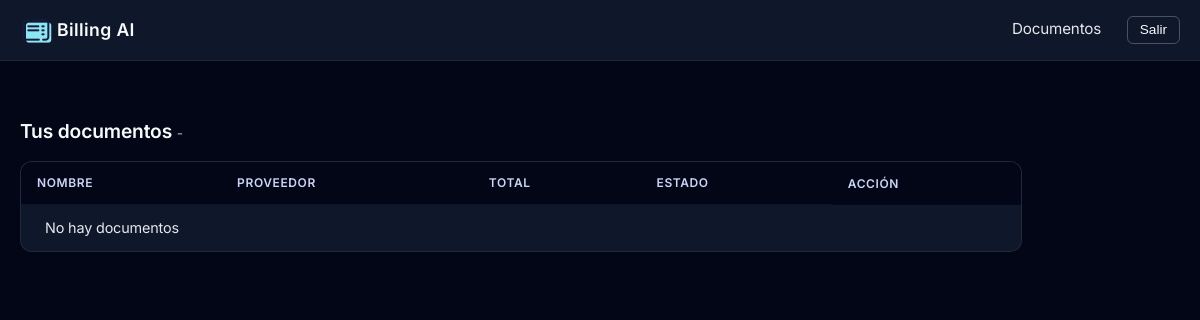
The page /documents/ (signed in) on the database as committed earlier.
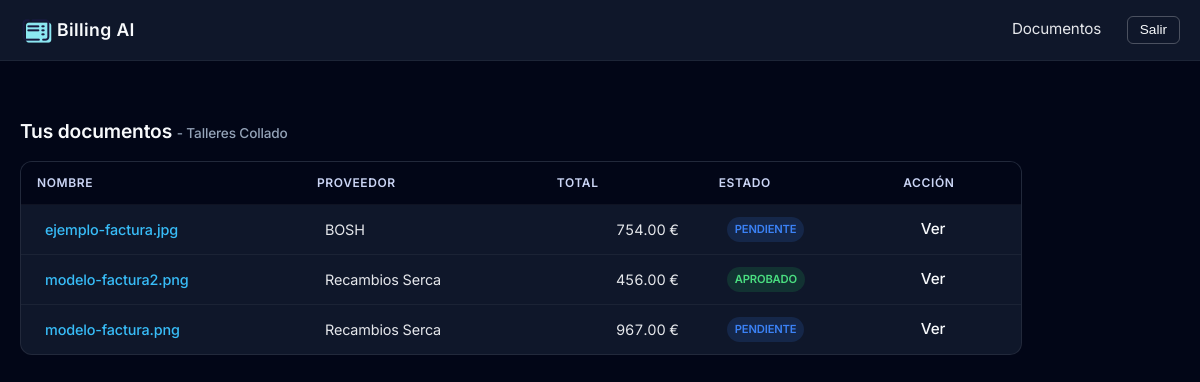
The same page on the database as committed later.
### clients/models.py (models this page shows, shortened)
class Client(models.Model):
    name = models.CharField(max_length=255)
    tax_id = models.CharField(max_length=50, blank=True, null=True)
    is_active = models.BooleanField(default=True)
    created_at = models.DateTimeField(auto_now_add=True)

### documents/models.py (models this page shows, shortened)
class Document(models.Model):
    TYPE_CHOICES = [
        ("invoice", "Factura"),
        ("delivery", "Albarán"),
        ("other", "Otro"),
    ]
    STATUS_CHOICES = [
        ("pending", "Pendiente"),
        ("approved", "Aprobado"),
        ("needs_review", "Revisión"),
        ("error", "Error"),
    ]
    client = models.ForeignKey(Client, on_delete=models.CASCADE, related_name="documents")
    external_id = models.CharField(max_length=255, unique=True)
    file = models.FileField(upload_to="documents/")
    original_name = models.CharField(max_length=255)
    document_type = models.CharField(max_length=20, choices=TYPE_CHOICES)
    confidence = models.FloatField()
    status = models.CharField(max_length=20, choices=STATUS_CHOICES, default="pending")
    extracted_data = models.JSONField()
    provider_name = models.CharField(max_length=255, null=True, blank=True)
    provider_tax_id = models.CharField(max_length=50, null=True, blank=True)
    issue_date = models.DateField(null=True, blank=True)
    total_amount = models.DecimalField(max_digits=10, decimal_places=2, null=True, blank=True)
    created_at = models.DateTimeField(auto_now_add=True)
    reviewed_at = models.DateTimeField(null=True, blank=True)

### documents/views.py (the view)
# urls.py: path("", DocumentListView.as_view(), name="list"),
class DocumentListView(LoginRequiredMixin, ListView):
    model = Document
    template_name = "documents/document_list.html"
    context_object_name = "documents"
    def get_queryset(self):
        return Document.objects.filter(
            client__clientuser__user=self.request.user
        ).order_by("-created_at")
    def get_context_data(self, **kwargs):
        context = super().get_context_data(**kwargs)
        first_doc = self.get_queryset().first()
        context["client"] = first_doc.client if first_doc else None
        return context

### templates/documents/document_list.html
{% extends "base.html" %}
{% block styles %}
{% load static %}
  <link rel="stylesheet" href="{% static 'css/documents/document_list.css' %}">
{% endblock%}
{% block content %}
<h1 class="page-title">Tus documentos <span class="client-name">- {{ client.name }}</span></h1>
<div class="table-wrapper">
  <table class="table">
    <thead>
      <tr>
        <th>Nombre</th>
        <th>Proveedor</th>
        <th>Total</th>
        <th>Estado</th>
        <th>Acción</th>
      </tr>
    </thead>
    <tbody>
      {% for doc in documents %}
      <tr>
        <td>
          <a href="{{ doc.file.url}}">
            {{ doc.original_name }}
          </a>
        </td>
        <td>{{ doc.provider_name }}</td>
        <td class="amount">{{ doc.total_amount }} €</td>
        <td>
          <span class="status {{ doc.status }}">
            {{ doc.get_status_display }}
          </span>
        </td>
        <td>
          <a class="btn-action" href="{% url "documents:detail" doc.id %}">Ver</a>
        </td>
      </tr>
      {% empty %}
      <tr>
        <td colspan="4">No hay documentos</td>
      </tr>
      {% endfor %}
    </tbody>
  </table>
</div>
{% endblock %}

Rows that differ between the two databases and show on the page:
added Client: name "Talleres Collado"
now on this page (row edited): Document: original_name "ejemplo-factura.jpg", provider_name "BOSH", total_amount "754.00", status "PENDIENTE"
added Document: original_name "modelo-factura2.png", provider_name "Recambios Serca", total_amount "456.00", status "APROBADO"
added Document: original_name "modelo-factura.png", provider_name "Recambios Serca", total_amount "967.00", status "PENDIENTE"
Other text that changed with them:
text no longer shown: "No hay documentos"
